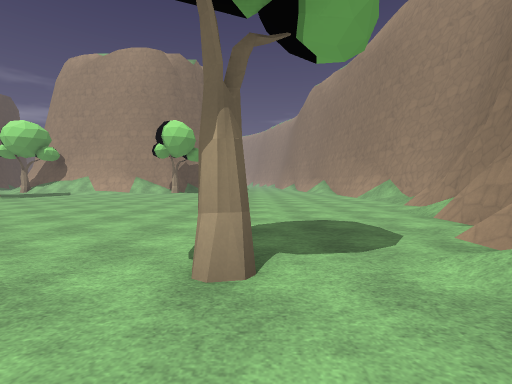
view 1 (above)

21 first-person views from a walk through a level from a Godot 3-D game. The camera is 1.4 m above the floor, tilts 2° down and sees 85° across. The floor is counted in squares, 2 m on a side. Each view is taken from the middle of a square. On the plan, view 1 faces up. The plan holds only what a view shows up to about 9 squares ahead; the rest is blank. The place goes on beyond the plan. Characters and animated objects are left out. Some surface patterns are stand-ins.

view 2
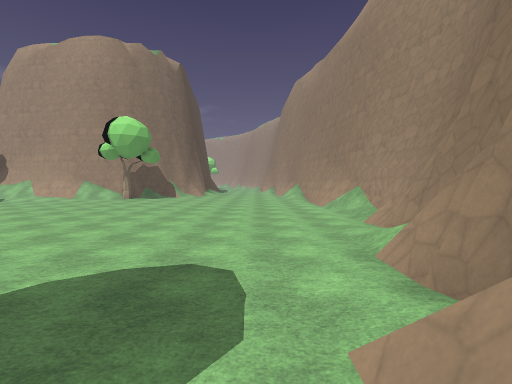

view 3
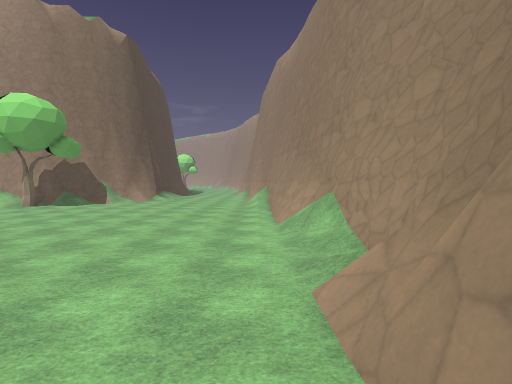

view 4
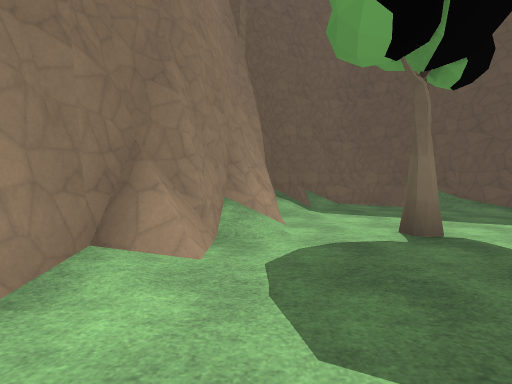

view 5
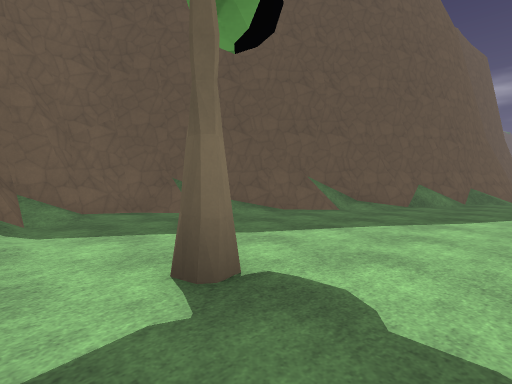

view 6
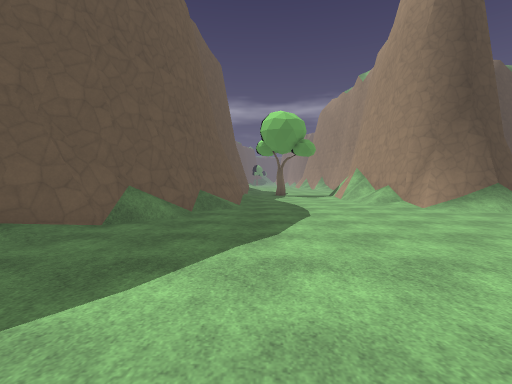

view 7
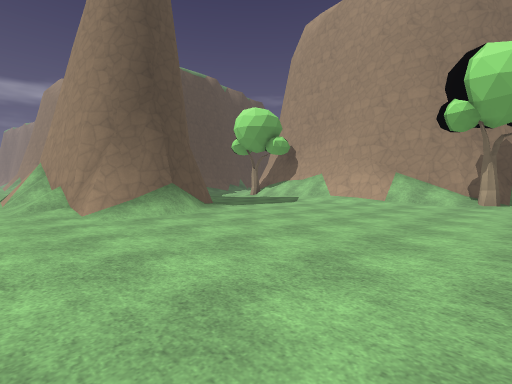

view 8
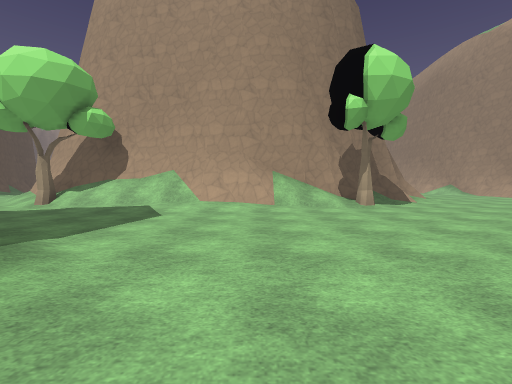

view 9
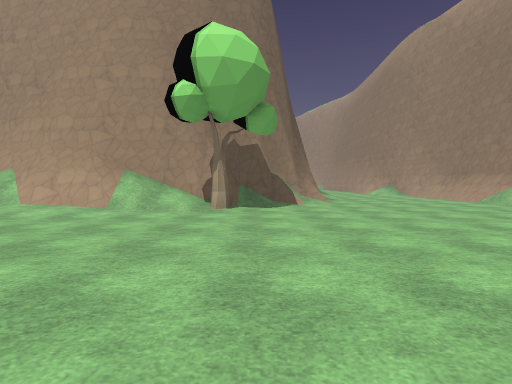

view 10
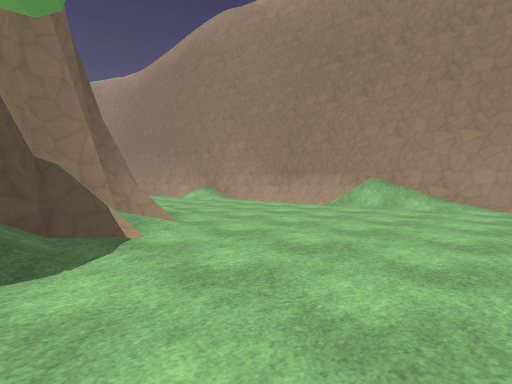

view 11
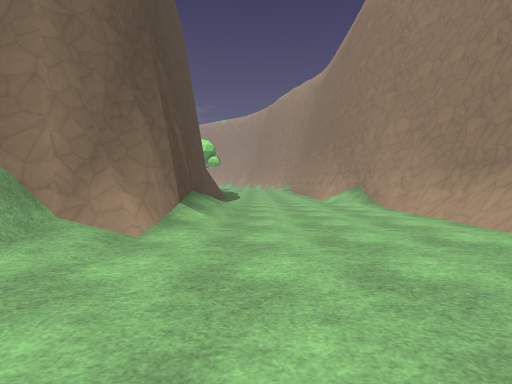

view 12
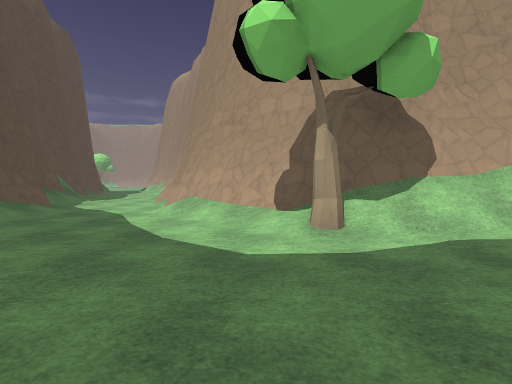

view 13
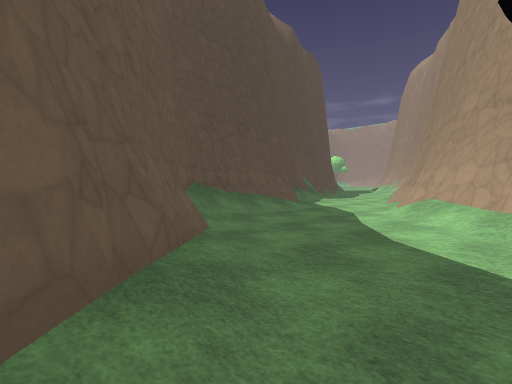

view 14
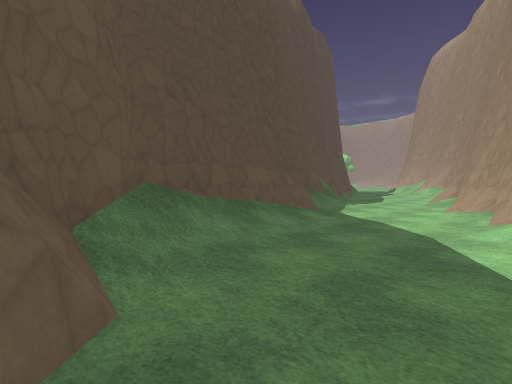

view 15
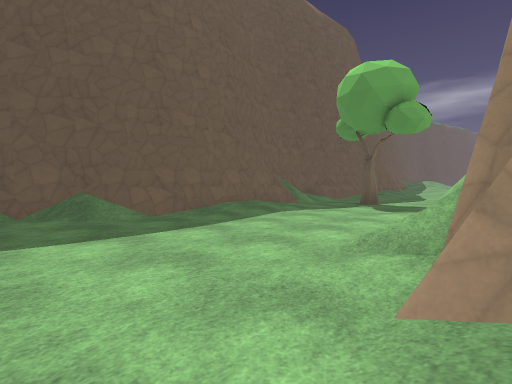

view 16
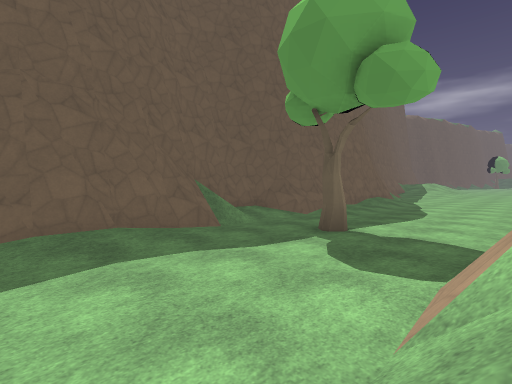

view 17
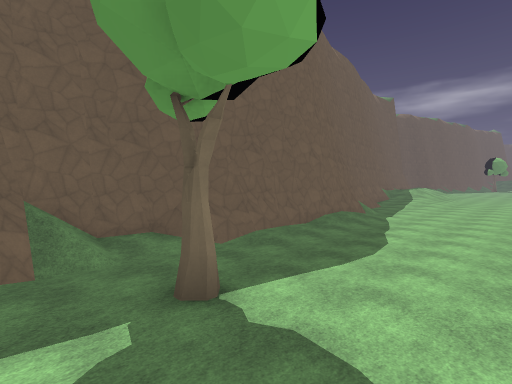

view 18
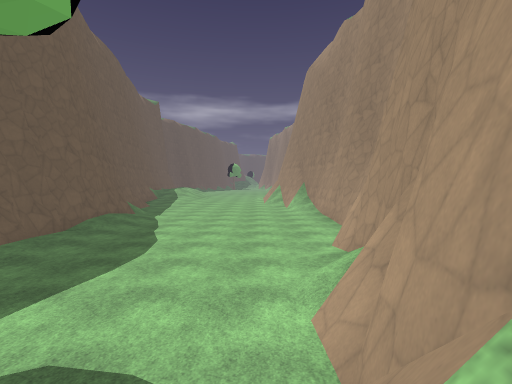

view 19
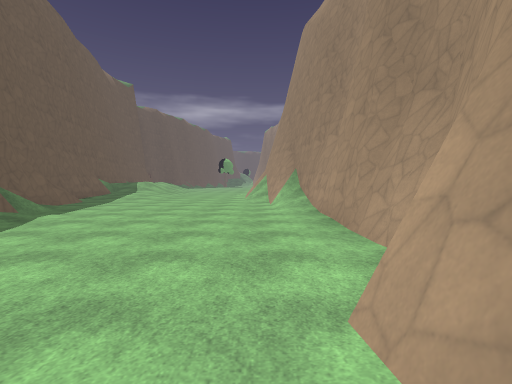

view 20
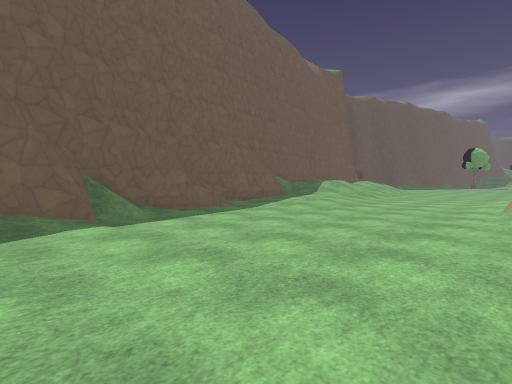

view 21
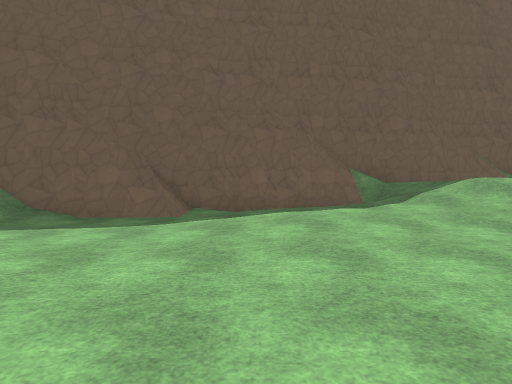

### Floor plan
Key: @ floor where view 1 was taken; # wall or solid block; . main floor; : floor 0.25 m higher than the main floor; + floor 0.5 m higher than the main floor; / step, stairs or slope; = window, fence, low wall or low ledge; T tree.
Columns run from 40 left of view 1 to 6 right of it. Each row starts with its distance up from view 1.
 25                     ./#               # .../#
 24                    ../#               #/.../#
 23                   #/..##              #/....#
 22                   #/../#              #/....#
 21                   ##../#              #/....#
 20                    #/..##           ###.....##
 19                    #/../###        ##=/...../#
 18                    #/...//##########//....../#
 17                    #/..../T////##//T......../#
 16                    ##/.......////.........../#
 15                     ###......................#
 14                       ##.....................#
 13                        ##.  /................##
 12                              #.............../#
 11            ########          #/............../#
 10            ///....####       #/............../#
  9         //........../#########/............../#
  8     .:.................//=////...............=#
  7     ......................................../##
  6      ......................................./#
  5      ..:..............T.....................##
  4     /////.....///////....///...............:#
  3     ///+/...//########//######.............##
  2     // /::#####      ####    ###........T./#
  1     //#####                    ###........##
  0 //#####                          ##=....@/#
 -1 ###                               ###..../#
 -2                                     ##=./##
 -3                                      #####

Where each view was taken, in squares from view 1:
view 1: 0 up, 0 right, facing up
view 2: 2 up, 2 right, facing up
view 3: 6 up, 4 right, facing up
view 4: 6 up, 2 right, facing down
view 5: 4 up, 1 right, facing down-left
view 6: 4 up, 3 left, facing left
view 7: 7 up, 4 left, facing up-left
view 8: 9 up, 8 left, facing up
view 9: 10 up, 4 left, facing up
view 10: 15 up, 4 left, facing up-right
view 11: 16 up, 0 right, facing up
view 12: 13 up, 15 left, facing up
view 13: 13 up, 15 left, facing up-left
view 14: 15 up, 17 left, facing up-left
view 15: 9 up, 9 left, facing down-left
view 16: 8 up, 13 left, facing down-left
view 17: 8 up, 16 left, facing down-left
view 18: 8 up, 16 left, facing left
view 19: 9 up, 20 left, facing left
view 20: 9 up, 25 left, facing down-left
view 21: 8 up, 32 left, facing down
